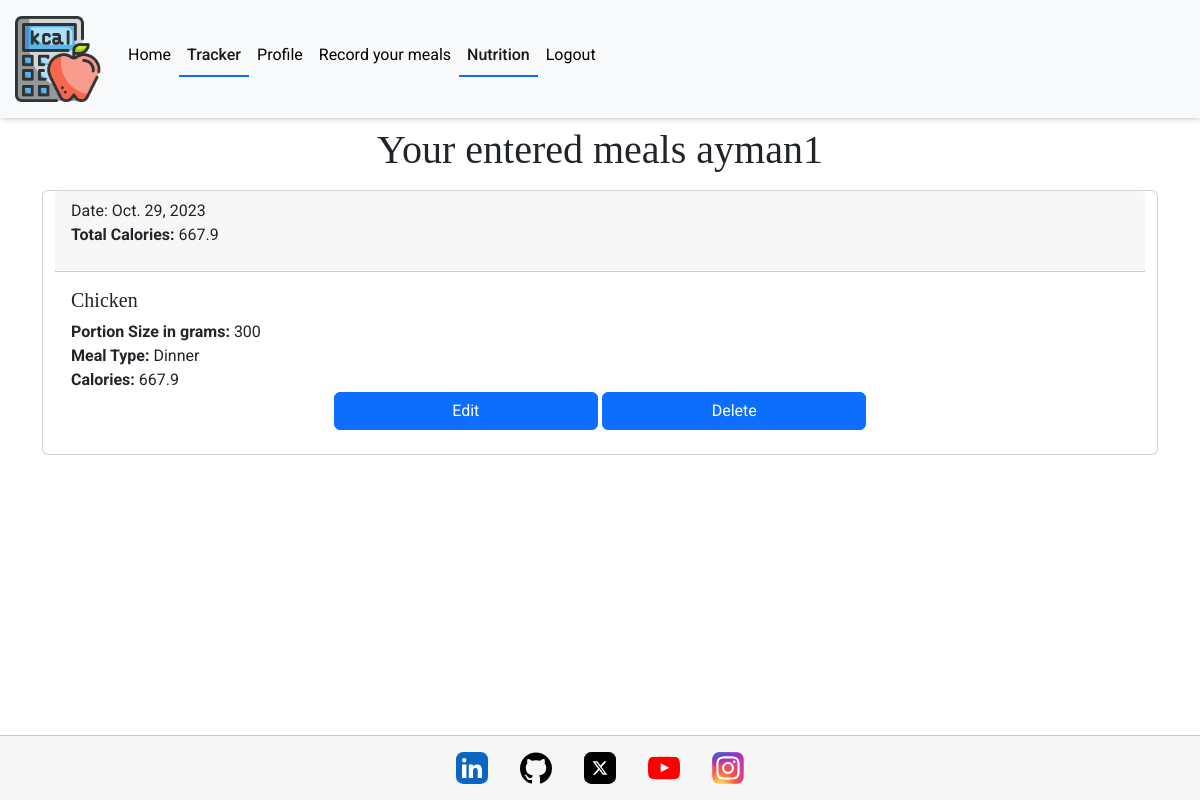
The page /tracker/trackers/ (signed in) on the database its author committed.
### tracker/models.py (models this page shows, shortened)
class Tracker(models.Model):
    MEAL_CHOICES = (
        ("Breakfast", "Breakfast"),
        ("Lunch", "Lunch"),
        ("Dinner", "Dinner"),
        ("Snack", "Snack"),
    )
    user = models.ForeignKey(Profile, on_delete=models.CASCADE, related_name="trackers")
    title = models.CharField(max_length=300, null=False, blank=False)
    date = models.DateField(null=False, blank=False)
    portion_size = models.CharField(max_length=200, blank=False, null=False)
    meal_type = models.CharField(choices=MEAL_CHOICES, max_length=10, default="Snack")
    calories = models.FloatField(null=False, default="0")
    image = ResizedImageField(
        size=(400, None),
        quality=75,
        upload_to="tracker/",
        force_format="WEBP",
        blank=True,
        null=False,
    )
    image_alt = models.CharField(max_length=100, null=True, blank=True)
    class Meta:
        ordering = ["-date"]

### tracker/views.py (the view)
# urls.py: path("trackers/", Trackers.as_view(), name="trackers"),
class Trackers(ListView):
    template_name = "tracker/trackers.html"
    model = Tracker
    context_object_name = "trackers"
    def get_context_data(self, **kwargs):
        context = super().get_context_data(**kwargs)
        grouped_by_date = {}
        for date, group in groupby(
            self.object_list.order_by("-date"), lambda x: x.date
        ):
            grouped_entries = list(group)
            total_calories = sum(entry.calories or 0 for entry in grouped_entries)
            grouped_by_date[date] = {
                "entries": grouped_entries,
                "total_calories": total_calories,
            }
        context["trackers_grouped"] = grouped_by_date
        return context
    def get_queryset(self):
        return Tracker.objects.filter(user=self.request.user.profile)

### tracker/templates/tracker/trackers.html (shortened to what this page needs)
{% extends "base.html" %}
{% block content %}
<div class="container justify-content-center d-flex flex-row flex-wrap justify-content-center">
    <h1 class="text-center p-2">
        Your entered meals {{ request.user.username }}
    </h1>
    {% for date, data in trackers_grouped.items %}
    <div class="card mb-3 container justify-content-center">
        <div class="card-header">
            Date: {{ date }}
            <p><strong>Total Calories:</strong> {{ data.total_calories }}</p>
        </div>
        <div class="card-body">
            {% for tracker in data.entries %}
            <div class="row g-0 mb-2">
                <div class="col-md-8">
                    <h5 class="card-title">{{ tracker.title }}</h5>
                    <p class="card-text">
                        <strong>Portion Size in grams:</strong> {{ tracker.portion_size }}<br>
                        <strong>Meal Type:</strong> {{ tracker.meal_type }} <br>
                        <strong>Calories:</strong> {{tracker.calories}}
                    </p>
                </div>
                <div class="text-center">
                    <a href="{% url 'edit_tracker' tracker.id %}" class="btn btn-primary w-25">Edit</a>
                    <a href="{% url 'delete_tracker' tracker.id %}" class="btn btn-primary w-25">Delete</a>
                </div>
            </div>
            {% endfor %}
        </div>
    </div>
    {% endfor %}
</div>
{% endblock %}

### static/css/base.css (style rules this page uses)
:root { --title: 'EB Garamond', serif; --main-font: 'Roboto', serif; --background: #3f006a0f; --blue: #0d6efd; --black: #000; --off-white: #f6f6f6; --white: #fff; --orange: #ffbf50; --smal-box-shadow: 1px -1px 7px 0 #00000061; --border: 1px solid #00000030; }
html, body { height: 100%; }
body { display: flex; flex-direction: column; font-family: var(--main-font); }
h1, h2, h3, h4, h5, h6 { font-family: var(--title); }

### rows shown on the page
Tracker: trackers_grouped "Oct. 29, 2023", title "Chicken", portion_size "300", meal_type "Dinner", calories "667.9"

### other values the page prints
{{ request.user.username }} "ayman1"
{{ data.total_calories }} "667.9"
